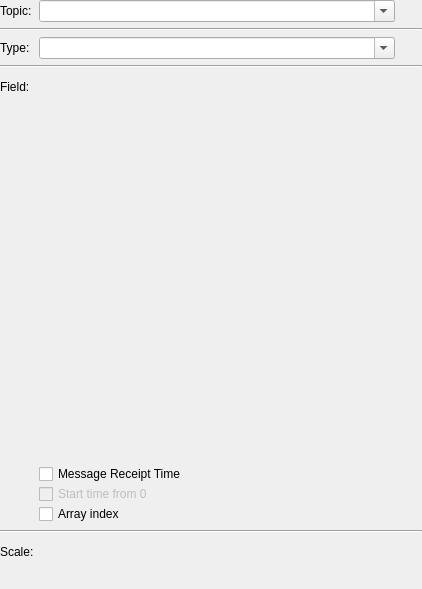
<?xml version="1.0" encoding="UTF-8"?>
<ui version="4.0">
 <class>CurveAxisConfigWidget</class>
 <widget class="QWidget" name="CurveAxisConfigWidget">
  <property name="geometry">
   <rect>
    <x>0</x>
    <y>0</y>
    <width>422</width>
    <height>589</height>
   </rect>
  </property>
  <property name="windowTitle">
   <string>Form</string>
  </property>
  <layout class="QGridLayout" name="gridLayout">
   <property name="horizontalSpacing">
    <number>5</number>
   </property>
   <property name="margin">
    <number>0</number>
   </property>
   <item row="4" column="0">
    <widget class="QLabel" name="label_2">
     <property name="minimumSize">
      <size>
       <width>0</width>
       <height>25</height>
      </size>
     </property>
     <property name="text">
      <string>Field:</string>
     </property>
    </widget>
   </item>
   <item row="8" column="0" colspan="2">
    <widget class="Line" name="line_2">
     <property name="orientation">
      <enum>Qt::Horizontal</enum>
     </property>
    </widget>
   </item>
   <item row="2" column="0">
    <widget class="QLabel" name="label_4">
     <property name="text">
      <string>Type:</string>
     </property>
    </widget>
   </item>
   <item row="2" column="1">
    <layout class="QHBoxLayout" name="horizontalLayout_7">
     <property name="spacing">
      <number>5</number>
     </property>
     <item>
      <widget class="rqt_multiplot::MessageTypeComboBox" name="comboBoxType">
       <property name="inputMethodHints">
        <set>Qt::ImhExclusiveInputMask</set>
       </property>
       <property name="editable">
        <bool>true</bool>
       </property>
       <property name="insertPolicy">
        <enum>QComboBox::NoInsert</enum>
       </property>
      </widget>
     </item>
     <item>
      <widget class="rqt_multiplot::StatusWidget" name="statusWidgetType" native="true">
       <property name="minimumSize">
        <size>
         <width>22</width>
         <height>22</height>
        </size>
       </property>
       <property name="maximumSize">
        <size>
         <width>22</width>
         <height>22</height>
        </size>
       </property>
      </widget>
     </item>
    </layout>
   </item>
   <item row="0" column="1">
    <layout class="QHBoxLayout" name="horizontalLayout_3">
     <property name="spacing">
      <number>5</number>
     </property>
     <item>
      <widget class="rqt_multiplot::MessageTopicComboBox" name="comboBoxTopic">
       <property name="sizePolicy">
        <sizepolicy hsizetype="MinimumExpanding" vsizetype="Fixed">
         <horstretch>0</horstretch>
         <verstretch>0</verstretch>
        </sizepolicy>
       </property>
       <property name="inputMethodHints">
        <set>Qt::ImhExclusiveInputMask</set>
       </property>
       <property name="editable">
        <bool>true</bool>
       </property>
       <property name="insertPolicy">
        <enum>QComboBox::NoInsert</enum>
       </property>
      </widget>
     </item>
     <item>
      <widget class="rqt_multiplot::StatusWidget" name="statusWidgetTopic" native="true">
       <property name="minimumSize">
        <size>
         <width>22</width>
         <height>22</height>
        </size>
       </property>
       <property name="maximumSize">
        <size>
         <width>22</width>
         <height>22</height>
        </size>
       </property>
      </widget>
     </item>
    </layout>
   </item>
   <item row="3" column="0" colspan="2">
    <widget class="Line" name="line">
     <property name="orientation">
      <enum>Qt::Horizontal</enum>
     </property>
    </widget>
   </item>
   <item row="10" column="0">
    <widget class="QLabel" name="label_3">
     <property name="minimumSize">
      <size>
       <width>0</width>
       <height>25</height>
      </size>
     </property>
     <property name="text">
      <string>Scale:</string>
     </property>
    </widget>
   </item>
   <item row="0" column="0">
    <widget class="QLabel" name="label">
     <property name="text">
      <string>Topic:</string>
     </property>
    </widget>
   </item>
   <item row="5" column="0">
    <spacer name="verticalSpacer">
     <property name="orientation">
      <enum>Qt::Vertical</enum>
     </property>
     <property name="sizeHint" stdset="0">
      <size>
       <width>20</width>
       <height>40</height>
      </size>
     </property>
    </spacer>
   </item>
   <item row="1" column="0" colspan="2">
    <widget class="Line" name="line_3">
     <property name="orientation">
      <enum>Qt::Horizontal</enum>
     </property>
    </widget>
   </item>
   <item row="4" column="1" rowspan="2">
    <layout class="QGridLayout" name="gridLayout_2">
     <property name="horizontalSpacing">
      <number>5</number>
     </property>
     <item row="0" column="1">
      <widget class="rqt_multiplot::StatusWidget" name="statusWidgetField" native="true">
       <property name="minimumSize">
        <size>
         <width>22</width>
         <height>22</height>
        </size>
       </property>
       <property name="maximumSize">
        <size>
         <width>22</width>
         <height>22</height>
        </size>
       </property>
      </widget>
     </item>
     <item row="0" column="0" rowspan="2">
      <widget class="rqt_multiplot::MessageFieldWidget" name="widgetField" native="true">
       <property name="sizePolicy">
        <sizepolicy hsizetype="MinimumExpanding" vsizetype="MinimumExpanding">
         <horstretch>0</horstretch>
         <verstretch>0</verstretch>
        </sizepolicy>
       </property>
      </widget>
     </item>
     <item row="2" column="0">
      <widget class="QCheckBox" name="checkBoxFieldReceiptTime">
       <property name="text">
        <string>Message Receipt Time</string>
       </property>
      </widget>
     </item>
     <item row="3" column="0">
       <widget class="QCheckBox" name="checkBoxLabelFromZero">
         <property name="enabled">
           <bool>false</bool>
          </property>
          <property name="text">
            <string>Start time from 0</string>
          </property>
        </widget>
      </item>
      <item row="4" column="0">
       <widget class="QCheckBox" name="checkBoxFieldArrayIndex">
        <property name="text">
         <string>Array index</string>
        </property>
       </widget>
      </item>
    </layout>
   </item>
   <item row="10" column="1" rowspan="2">
    <layout class="QGridLayout" name="gridLayout_3">
     <property name="horizontalSpacing">
      <number>5</number>
     </property>
     <item row="0" column="1">
      <widget class="rqt_multiplot::StatusWidget" name="statusWidgetScale" native="true">
       <property name="minimumSize">
        <size>
         <width>22</width>
         <height>22</height>
        </size>
       </property>
       <property name="maximumSize">
        <size>
         <width>22</width>
         <height>22</height>
        </size>
       </property>
      </widget>
     </item>
     <item row="0" column="0" rowspan="2">
      <widget class="rqt_multiplot::CurveAxisScaleConfigWidget" name="widgetScale" native="true">
       <property name="sizePolicy">
        <sizepolicy hsizetype="MinimumExpanding" vsizetype="Preferred">
         <horstretch>0</horstretch>
         <verstretch>0</verstretch>
        </sizepolicy>
       </property>
       <property name="minimumSize">
        <size>
         <width>0</width>
         <height>50</height>
        </size>
       </property>
      </widget>
     </item>
    </layout>
   </item>
  </layout>
 </widget>
 <customwidgets>
  <customwidget>
   <class>rqt_multiplot::MessageTopicComboBox</class>
   <extends>QComboBox</extends>
   <header location="global">rqt_multiplot/MessageTopicComboBox.h</header>
  </customwidget>
  <customwidget>
   <class>rqt_multiplot::MessageTypeComboBox</class>
   <extends>QComboBox</extends>
   <header location="global">rqt_multiplot/MessageTypeComboBox.h</header>
  </customwidget>
  <customwidget>
   <class>rqt_multiplot::StatusWidget</class>
   <extends>QWidget</extends>
   <header location="global">rqt_multiplot/StatusWidget.h</header>
   <container>1</container>
  </customwidget>
  <customwidget>
   <class>rqt_multiplot::MessageFieldWidget</class>
   <extends>QWidget</extends>
   <header location="global">rqt_multiplot/MessageFieldWidget.h</header>
   <container>1</container>
  </customwidget>
  <customwidget>
   <class>rqt_multiplot::CurveAxisScaleConfigWidget</class>
   <extends>QWidget</extends>
   <header location="global">rqt_multiplot/CurveAxisScaleConfigWidget.h</header>
   <container>1</container>
  </customwidget>
 </customwidgets>
 <resources/>
 <connections/>
</ui>
